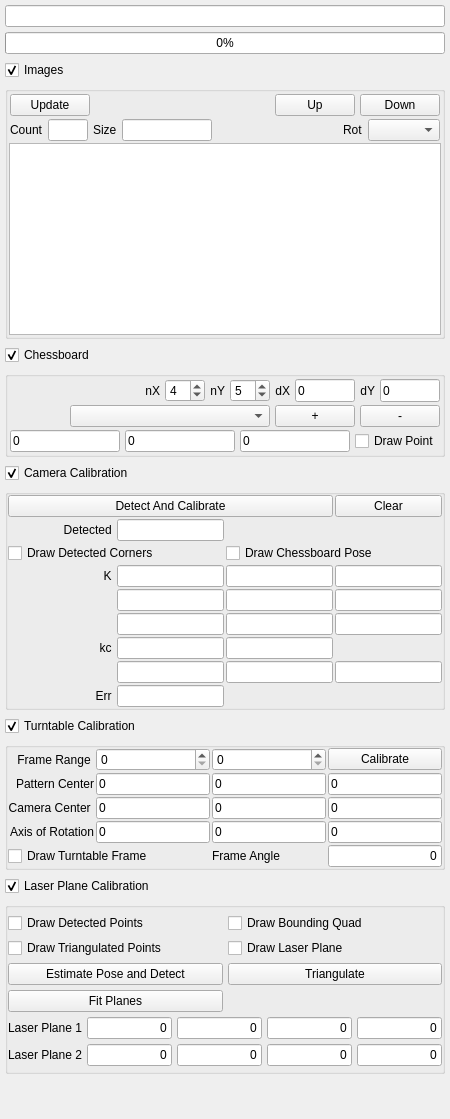
<?xml version="1.0" encoding="UTF-8"?>
<ui version="4.0">
  <class>PanelCalibrate</class>
  <widget class="QWidget" name="PanelCalibrate">
    <property name="sizePolicy">
      <sizepolicy hsizetype="Preferred" vsizetype="Expanding">
	<horstretch>0</horstretch>
	<verstretch>0</verstretch>
      </sizepolicy>
    </property>
    <property name="minimumSize">
      <size>
	<width>450</width>
	<height>100</height>
      </size>
    </property>
    <property name="maximumSize">
      <size>
	<width>450</width>
	<height>4000</height>
      </size>
    </property>

    <layout class="QVBoxLayout" name="panelCalibrationVerticalLayout">
      <property name="spacing">
	<number>5</number>
      </property>
      <property name="margin">
	<number>5</number>
      </property>
	  
      <item>
	<widget class="QLineEdit" name="statusBarLine">
	  <property name="alignment">
	    <set>Qt::AlignLeft|Qt::AlignVCenter</set>
	  </property>
	  <property name="readOnly">
	    <bool>true</bool>
	  </property>
	</widget>
      </item>
      
      <item>
	<widget class="QProgressBar" name="calibrationProgress">
	  <property name="value">
	    <number>0</number>
	  </property>
	</widget>
      </item>

      <!-- Images Group { -->

      <item>
	<widget class="QCheckBox" name="imagesGroupCheck">
	  <property name="text">
	    <string>Images</string>
	  </property>
	  <property name="minimumSize">
	    <size>
	      <width>100</width>
	      <height>22</height>
	    </size>
	  </property>
	  <property name="checked">
	    <bool>true</bool>
	  </property>
	</widget>
      </item>

      <item>
	<widget class="QGroupBox" name="imagesGroup">
	  <property name="flat">
	    <bool>true</bool>
	  </property>

	  <layout class="QVBoxLayout" name="imagesVLayout">
	    <property name="margin">
	      <number>1</number>
	    </property>
	    <property name="spacing">
	      <number>1</number>
	    </property>

	    <item>
	      <layout class="QHBoxLayout" name="imagesHLayout1">
		<property name="spacing">
		  <number>5</number>
		</property>
		<property name="margin">
		  <number>1</number>
		</property>

		<item>
		  <widget class="QPushButton" name="imagesUpdateButton">
		    <property name="text">
		      <string>Update</string>
		    </property>
		    <property name="enabled">
		      <bool>true</bool>
		    </property>
		    <property name="checkable">
		      <bool>false</bool>
		    </property>
		  </widget>
		</item>
		
		<item>
		  <widget class="QLabel" name="imagesFiller1">
		    <property name="sizePolicy">
		      <sizepolicy hsizetype="Expanding" vsizetype="Fixed">
			<horstretch>0</horstretch>
			<verstretch>0</verstretch>
		      </sizepolicy>
		    </property>
		    <property name="text">
		      <string></string>
		    </property>
		    <property name="alignment">
		      <set>Qt::AlignCenter</set>
		    </property>
		  </widget>
		</item>

		<item>
		  <widget class="QPushButton" name="imagesPreviousButton">
		    <property name="text">
		      <string>Up</string>
		    </property>
		    <property name="enabled">
		      <bool>true</bool>
		    </property>
		    <property name="checkable">
		      <bool>false</bool>
		    </property>
		  </widget>
		</item>

		<item>
		  <widget class="QPushButton" name="imagesNextButton">
		    <property name="text">
		      <string>Down</string>
		    </property>
		    <property name="enabled">
		      <bool>true</bool>
		    </property>
		    <property name="checkable">
		      <bool>false</bool>
		    </property>
		  </widget>
		</item>

	      </layout>
	    </item>

	    <item>
	      <layout class="QHBoxLayout" name="imagesHLayout2">
		<property name="spacing">
		  <number>5</number>
		</property>
		<property name="margin">
		  <number>1</number>
		</property>

		<item>
		  <widget class="QLabel" name="imageCountLabel">
		    <property name="text">
		      <string>Count</string>
		    </property>
		  </widget>
		</item>

		<item>
		  <widget class="QLineEdit" name="imageCountLine">
		    <property name="alignment">
		      <set>Qt::AlignRight|Qt::AlignTrailing|Qt::AlignVCenter</set>
		    </property>
		    <property name="readOnly">
		      <bool>true</bool>
		    </property>
		    <property name="maximumSize">
		      <size>
			<width>40</width>
			<height>22</height>
		      </size>
		    </property>
		  </widget>
		</item>

		<item>
		  <widget class="QLabel" name="imageSizeLabel">
		    <property name="text">
		      <string>Size</string>
		    </property>
		  </widget>
		</item>

		<item>
		  <widget class="QLineEdit" name="imageSizeLine">
		    <property name="alignment">
		      <set>Qt::AlignRight|Qt::AlignTrailing|Qt::AlignVCenter</set>
		    </property>
		    <property name="readOnly">
		      <bool>true</bool>
		    </property>
		    <property name="maximumSize">
		      <size>
			<width>90</width>
			<height>22</height>
		      </size>
		    </property>
		  </widget>
		</item>
		
		<item>
		  <widget class="QLabel" name="imagesFiller2">
		    <property name="sizePolicy">
		      <sizepolicy hsizetype="Expanding" vsizetype="Fixed">
			<horstretch>0</horstretch>
			<verstretch>0</verstretch>
		      </sizepolicy>
		    </property>
		    <property name="text">
		      <string></string>
		    </property>
		    <property name="alignment">
		      <set>Qt::AlignCenter</set>
		    </property>
		  </widget>
		</item>
		
		<item>
		  <widget class="QLabel" name="imageRotLabel">
		    <property name="sizePolicy">
		      <sizepolicy hsizetype="Preferred" vsizetype="Fixed">
			<horstretch>0</horstretch>
			<verstretch>0</verstretch>
		      </sizepolicy>
		    </property>
		    <property name="maximumSize">
		      <size>
			<width>75</width>
			<height>22</height>
		      </size>
		    </property>
		    <property name="text">
		      <string>Rot</string>
		    </property>
		  </widget>
		</item>

		<item>
		  <widget class="QComboBox" name="imageRotCombo">
		    <property name="sizePolicy">
		      <sizepolicy hsizetype="Preferred" vsizetype="Fixed">
			<horstretch>0</horstretch>
			<verstretch>0</verstretch>
		      </sizepolicy>
		    </property>
		  </widget>
		</item>
		
	      </layout>
	    </item>
	    
	    <item>
	      <widget class="QListView" name="imageList"/>
	    </item>
	    
	  </layout>

	</widget>
      </item>

      <!-- } Images Group -->

      <!-- Chessboard Group { -->

      <item>
	<widget class="QCheckBox" name="chessboardGroupCheck">
	  <property name="text">
	    <string>Chessboard</string>
	  </property>
	  <property name="minimumSize">
	    <size>
	      <width>100</width>
	      <height>22</height>
	    </size>
	  </property>
	  <property name="checked">
	    <bool>true</bool>
	  </property>
	</widget>
      </item>

      <item>
	<widget class="QGroupBox" name="chessboardGroup">
	  <property name="flat">
	    <bool>true</bool>
	  </property>

	  <layout class="QVBoxLayout" name="chessboardGroupVLayout">
	    <property name="margin">
	      <number>1</number>
	    </property>
	    <property name="spacing">
	      <number>1</number>
	    </property>

	    <item>
	      <layout class="QHBoxLayout" name="chessboardHLayout1">
		<property name="spacing">
		  <number>5</number>
		</property>
		<property name="margin">
		  <number>1</number>
		</property>
		
		<item>
		  <widget class="QLabel" name="chessboardFill1">
		    <property name="sizePolicy">
		      <sizepolicy hsizetype="Expanding" vsizetype="Fixed">
			<horstretch>0</horstretch>
			<verstretch>0</verstretch>
		      </sizepolicy>
		    </property>
		    <property name="text">
		      <string></string>
		    </property>
		    <property name="alignment">
		      <set>Qt::AlignCenter</set>
		    </property>
		  </widget>
		</item>

		<item>
		  <widget class="QLabel" name="chessboardColsLabel">
		    <property name="text">
		      <string>nX</string>
		    </property>
		    <property name="alignment">
		      <set>Qt::AlignRight|Qt::AlignTrailing|Qt::AlignVCenter</set>
		    </property>
		  </widget>
		</item>

		<item>
		  <widget class="QSpinBox" name="chessboardColsSpin">
		    <property name="minimumSize">
		      <size>
			<width>40</width>
			<height>22</height>
		      </size>
		    </property>
		    <property name="maximumSize">
		      <size>
			<width>40</width>
			<height>40</height>
		      </size>
		    </property>
		    <property name="value">
		      <number>4</number>
		    </property>
		  </widget>
		</item>

		<item>
		  <widget class="QLabel" name="chessboardRowsLabel">
		    <property name="text">
		      <string>nY</string>
		    </property>
		    <property name="alignment">
		      <set>Qt::AlignRight|Qt::AlignTrailing|Qt::AlignVCenter</set>
		    </property>
		  </widget>
		</item>

		<item>
		  <widget class="QSpinBox" name="chessboardRowsSpin">
		    <property name="minimumSize">
		      <size>
			<width>40</width>
			<height>22</height>
		      </size>
		    </property>
		    <property name="maximumSize">
		      <size>
			<width>40</width>
			<height>40</height>
		      </size>
		    </property>
		    <property name="value">
		      <number>5</number>
		    </property>
		  </widget>
		</item>


		<item>
		  <widget class="QLabel" name="chessboardCellWidthLabel">
		    <property name="text">
		      <string>dX</string>
		    </property>
		    <property name="alignment">
		      <set>Qt::AlignRight|Qt::AlignTrailing|Qt::AlignVCenter</set>
		    </property>
		  </widget>
		</item>

		<item>
		  <widget class="QLineEdit" name="chessboardCellWidthValue">
		    <property name="minimumSize">
		      <size>
			<width>60</width>
			<height>0</height>
		      </size>
		    </property>
		    <property name="maximumSize">
		      <size>
			<width>60</width>
			<height>40</height>
		      </size>
		    </property>
		    <property name="enabled">
		      <bool>true</bool>
		    </property>
		    <property name="text">
		      <string>0</string>
		    </property>
		  </widget>
		</item>

		<item>
		  <widget class="QLabel" name="chessboardCellHeightLabel">
		    <property name="text">
		      <string>dY</string>
		    </property>
		    <property name="alignment">
		      <set>Qt::AlignRight|Qt::AlignTrailing|Qt::AlignVCenter</set>
		    </property>
		  </widget>
		</item>

		<item>
		  <widget class="QLineEdit" name="chessboardCellHeightValue">
		    <property name="minimumSize">
		      <size>
			<width>60</width>
			<height>0</height>
		      </size>
		    </property>
		    <property name="maximumSize">
		      <size>
			<width>60</width>
			<height>40</height>
		      </size>
		    </property>
		    <property name="enabled">
		      <bool>true</bool>
		    </property>
		    <property name="text">
		      <string>0</string>
		    </property>
		  </widget>
		</item>

	      </layout>
	    </item>

	    <item>
	      <layout class="QHBoxLayout" name="chessboardHLayout2">
		<property name="spacing">
		  <number>5</number>
		</property>
		<property name="margin">
		  <number>1</number>
		</property>
		
		<item>
		  <widget class="QLabel" name="chessboardFill2">
		    <property name="sizePolicy">
		      <sizepolicy hsizetype="Expanding" vsizetype="Fixed">
			<horstretch>0</horstretch>
			<verstretch>0</verstretch>
		      </sizepolicy>
		    </property>
		    <property name="text">
		      <string></string>
		    </property>
		    <property name="alignment">
		      <set>Qt::AlignCenter</set>
		    </property>
		  </widget>
		</item>

		<item>
		  <widget class="QComboBox" name="chessboardsCombo">
		    <property name="minimumSize">
		      <size>
			<width>200</width>
			<height>0</height>
		      </size>
		    </property>
		    <property name="maximumSize">
		      <size>
			<width>200</width>
			<height>25</height>
		      </size>
		    </property>
		  </widget>
		</item>

		<item>
		  <widget class="QPushButton" name="chessboardListAddButton">
		    <property name="text">
		      <string>+</string>
		    </property>
		  </widget>
		</item>

		<item>
		  <widget class="QPushButton" name="chessboardListDeleteButton">
		    <property name="text">
		      <string>-</string>
		    </property>
		  </widget>
		</item>

	      </layout>
	    </item>

	    <item>
	      <layout class="QHBoxLayout" name="chessboardHLayout3">
		<property name="spacing">
		  <number>5</number>
		</property>
		<property name="margin">
		  <number>1</number>
		</property>

		<item>
		  <widget class="QLineEdit" name="chessboardDrawPointLine0">
		    <property name="text">
		      <string>0</string>
		    </property>
		  </widget>
		</item>

		<item>
		  <widget class="QLineEdit" name="chessboardDrawPointLine1">
		    <property name="text">
		      <string>0</string>
		    </property>
		  </widget>
		</item>

		<item>
		  <widget class="QLineEdit" name="chessboardDrawPointLine2">
		    <property name="text">
		      <string>0</string>
		    </property>
		  </widget>
		</item>

		<item>
		  <widget class="QCheckBox" name="chessboardDrawPointCheck">
		    <property name="text">
		      <string>Draw Point</string>
		    </property>
		  </widget>
		</item>
		
	      </layout>
	    </item>

	  </layout>
	</widget>
      </item>

      <!-- } Chessboard Group -->

      <!-- Calib Group { -->

      <item>
	<widget class="QCheckBox" name="cameraGroupCheck">
	  <property name="text">
	    <string>Camera Calibration</string>
	  </property>
	  <property name="minimumSize">
	    <size>
	      <width>100</width>
	      <height>22</height>
	    </size>
	  </property>
	  <property name="checked">
	    <bool>true</bool>
	  </property>
	</widget>
      </item>

      <item>
	<widget class="QGroupBox" name="cameraGroup">
	  <property name="flat">
	    <bool>true</bool>
	  </property>

	  <layout class="QGridLayout" name="cameraCalibrateLayout">
	    <property name="spacing">
	      <number>2</number>
	    </property>
	    <property name="margin">
	      <number>0</number>
	    </property>

	    <item row="0" column="0" colspan="3">
	      <widget class="QPushButton" name="chessboardDetectAndCalibrateButton">
		<property name="text">
		  <string>Detect And Calibrate</string>
		</property>
		<property name="checkable">
		  <bool>true</bool>
		</property>
	      </widget>
	    </item>
	    
	    <item row="0" column="3">
	      <widget class="QPushButton" name="clearCalibrationButton">
		<property name="text">
		  <string>Clear</string>
		</property>
		<property name="checkable">
		  <bool>false</bool>
		</property>
	      </widget>
	    </item>

	    <item row="1" column="0">
	      <widget class="QLabel" name="chesboardDetectedLabel">
		<property name="text">
		  <string>Detected </string>
		</property>
		<property name="alignment">
		  <set>Qt::AlignRight|Qt::AlignVCenter</set>
		</property>
	      </widget>
	    </item>
	    <item row="1" column="1">
	      <widget class="QLineEdit" name="chesboardDetectedLine">
		<property name="alignment">
		  <set>Qt::AlignRight|Qt::AlignTrailing|Qt::AlignVCenter</set>
		</property>
		<property name="readOnly">
		  <bool>true</bool>
		</property>
	      </widget>
	    </item>

	    <item row="2" column="0" colspan="2">
	      <widget class="QCheckBox" name="drawCornersCheck">
		<property name="text">
		  <string>Draw Detected Corners</string>
		</property>
	      </widget>
	    </item>

	    <item row="2" column="2" colspan="2">
	      <widget class="QCheckBox" name="drawChessboardPosesCheck">
		<property name="text">
		  <string>Draw Chessboard Pose</string>
		</property>
	      </widget>
	    </item>
	    
	    <item row="4" column="0">
	      <widget class="QLabel" name="KLabel">
		<property name="text">
		  <string>K </string>
		</property>
		<property name="alignment">
		  <set>Qt::AlignRight|Qt::AlignVCenter</set>
		</property>
		<property name="sizePolicy">
		  <sizepolicy hsizetype="Expanding" vsizetype="Fixed">
		    <horstretch>1</horstretch>
		    <verstretch>0</verstretch>
		  </sizepolicy>
		</property>
	      </widget>
	    </item>

	    <item row="4" column="1">
	      <widget class="QLineEdit" name="K00Line">
		<property name="readOnly">
		  <bool>true</bool>
		</property>
		<property name="sizePolicy">
		  <sizepolicy hsizetype="Expanding" vsizetype="Fixed">
		    <horstretch>1</horstretch>
		    <verstretch>0</verstretch>
		  </sizepolicy>
		</property>
	      </widget>
	    </item>

	    <item row="4" column="2">
	      <widget class="QLineEdit" name="K01Line">
		<property name="readOnly">
		  <bool>true</bool>
		</property>
		<property name="sizePolicy">
		  <sizepolicy hsizetype="Expanding" vsizetype="Fixed">
		    <horstretch>1</horstretch>
		    <verstretch>0</verstretch>
		  </sizepolicy>
		</property>
	      </widget>
	    </item>

	    <item row="4" column="3">
	      <widget class="QLineEdit" name="K02Line">
		<property name="readOnly">
		  <bool>true</bool>
		</property>
		<property name="sizePolicy">
		  <sizepolicy hsizetype="Expanding" vsizetype="Fixed">
		    <horstretch>1</horstretch>
		    <verstretch>0</verstretch>
		  </sizepolicy>
		</property>
	      </widget>
	    </item>

	    <item row="5" column="1">
	      <widget class="QLineEdit" name="K10Line">
		<property name="readOnly">
		  <bool>true</bool>
		</property>
	      </widget>
	    </item>

	    <item row="5" column="2">
	      <widget class="QLineEdit" name="K11Line">
		<property name="readOnly">
		  <bool>true</bool>
		</property>
	      </widget>
	    </item>

	    <item row="5" column="3">
	      <widget class="QLineEdit" name="K12Line">
		<property name="readOnly">
		  <bool>true</bool>
		</property>
	      </widget>
	    </item>

	    <item row="6" column="1">
	      <widget class="QLineEdit" name="K20Line">
		<property name="readOnly">
		  <bool>true</bool>
		</property>
	      </widget>
	    </item>

	    <item row="6" column="2">
	      <widget class="QLineEdit" name="K21Line">
		<property name="readOnly">
		  <bool>true</bool>
		</property>
	      </widget>
	    </item>

	    <item row="6" column="3">
	      <widget class="QLineEdit" name="K22Line">
		<property name="readOnly">
		  <bool>true</bool>
		</property>
	      </widget>
	    </item>

	    <item row="7" column="0">
	      <widget class="QLabel" name="kcLabel">
		<property name="text">
		  <string>kc </string>
		</property>
		<property name="alignment">
		  <set>Qt::AlignRight|Qt::AlignVCenter</set>
		</property>
	      </widget>
	    </item>

	    <item row="7" column="1">
	      <widget class="QLineEdit" name="kc0Line">
		<property name="readOnly">
		  <bool>true</bool>
		</property>
	      </widget>
	    </item>

	    <item row="7" column="2">
	      <widget class="QLineEdit" name="kc1Line">
		<property name="readOnly">
		  <bool>true</bool>
		</property>
	      </widget>
	    </item>

	    <item row="8" column="1">
	      <widget class="QLineEdit" name="kc2Line">
		<property name="readOnly">
		  <bool>true</bool>
		</property>
	      </widget>
	    </item>

	    <item row="8" column="2">
	      <widget class="QLineEdit" name="kc3Line">
		<property name="readOnly">
		  <bool>true</bool>
		</property>
	      </widget>
	    </item>

	    <item row="8" column="3">
	      <widget class="QLineEdit" name="kc4Line">
		<property name="readOnly">
		  <bool>true</bool>
		</property>
	      </widget>
	    </item>

	    <item row="9" column="0">
	      <widget class="QLabel" name="calibErrorLabel">
		<property name="text">
		  <string>Err </string>
		</property>
		<property name="alignment">
		  <set>Qt::AlignRight|Qt::AlignVCenter</set>
		</property>
	      </widget>
	    </item>

	    <item row="9" column="1">
	      <widget class="QLineEdit" name="calibErrorLine">
		<property name="alignment">
		  <set>Qt::AlignRight|Qt::AlignTrailing|Qt::AlignVCenter</set>
		</property>
		<property name="readOnly">
		  <bool>true</bool>
		</property>
	      </widget>
	    </item>
	    
	  </layout>
	</widget>
      </item>

      <!-- } Calib Group -->

      <!-- Turntable Group { -->

      <item>
	<widget class="QCheckBox" name="turntableGroupCheck">
	  <property name="text">
	    <string>Turntable Calibration</string>
	  </property>
	  <property name="minimumSize">
	    <size>
	      <width>100</width>
	      <height>22</height>
	    </size>
	  </property>
	  <property name="checked">
	    <bool>true</bool>
	  </property>
	</widget>
      </item>

      <item>
	<widget class="QGroupBox" name="turntableGroup">
	  <property name="flat">
	    <bool>true</bool>
	  </property>

	  <layout class="QGridLayout" name="turntableGroupGridLayout">
	    <property name="spacing">
	      <number>2</number>
	    </property>
	    <property name="margin">
	      <number>0</number>
	    </property>

	    <item row="0" column="0">
	      <widget class="QLabel" name="turntableFrameRangeLabel">
		<property name="text">
		  <string>Frame Range </string>
		</property>
		<property name="alignment">
		  <set>Qt::AlignRight|Qt::AlignVCenter</set>
		</property>
	      </widget>
	    </item>

	    <item row="0" column="1">
	      <widget class="QSpinBox" name="indxMinSpin">
		<property name="value">
		  <number>0</number>
		</property>
	      </widget>
	    </item>

	    <item row="0" column="2">
	      <widget class="QSpinBox" name="indxMaxSpin">
		<property name="value">
		  <number>0</number>
		</property>
	      </widget>
	    </item>
	    
	    <item row="0" column="3">
	      <widget class="QPushButton" name="turntableCalibrateButton">
		<property name="text">
		  <string>Calibrate</string>
		</property>
	      </widget>
	    </item>

	    <item row="2" column="0">
	      <widget class="QLabel" name="turntablePatternCenterLabel">
		<property name="text">
		  <string>Pattern Center</string>
		</property>
		<property name="alignment">
		  <set>Qt::AlignRight|Qt::AlignVCenter</set>
		</property>
	      </widget>
	    </item>
	    
	    <item row="2" column="1">
	      <widget class="QLineEdit" name="turntablePatternCenter0">
		<property name="readOnly">
		  <bool>true</bool>
		</property>
		<property name="text">
		  <string>0</string>
		</property>
	      </widget>
	    </item>
	    
	    <item row="2" column="2">
	      <widget class="QLineEdit" name="turntablePatternCenter1">
		<property name="readOnly">
		  <bool>true</bool>
		</property>
		<property name="text">
		  <string>0</string>
		</property>
	      </widget>
	    </item>
	    
	    <item row="2" column="3">
	      <widget class="QLineEdit" name="turntablePatternCenter2">
		<property name="readOnly">
		  <bool>true</bool>
		</property>
		<property name="text">
		  <string>0</string>
		</property>
	      </widget>
	    </item>

	    <item row="3" column="0">
	      <widget class="QLabel" name="turntableCenterLabel">
		<property name="text">
		  <string>Camera Center </string>
		</property>
		<property name="alignment">
		  <set>Qt::AlignRight|Qt::AlignVCenter</set>
		</property>
	      </widget>
	    </item>
	    
	    <item row="3" column="1">
	      <widget class="QLineEdit" name="turntableCenter0">
		<property name="readOnly">
		  <bool>true</bool>
		</property>
		<property name="text">
		  <string>0</string>
		</property>
	      </widget>
	    </item>
	    
	    <item row="3" column="2">
	      <widget class="QLineEdit" name="turntableCenter1">
		<property name="readOnly">
		  <bool>true</bool>
		</property>
		<property name="text">
		  <string>0</string>
		</property>
	      </widget>
	    </item>
	    
	    <item row="3" column="3">
	      <widget class="QLineEdit" name="turntableCenter2">
		<property name="readOnly">
		  <bool>true</bool>
		</property>
		<property name="text">
		  <string>0</string>
		</property>
	      </widget>
	    </item>

	    <item row="4" column="0">
	      <widget class="QLabel" name="turntableAxisLabel">
		<property name="text">
		  <string>Axis of Rotation</string>
		</property>
		<property name="alignment">
		  <set>Qt::AlignRight|Qt::AlignVCenter</set>
		</property>
	      </widget>
	    </item>
	    
	    <item row="4" column="1">
	      <widget class="QLineEdit" name="turntableAxis0">
		<property name="readOnly">
		  <bool>true</bool>
		</property>
		<property name="text">
		  <string>0</string>
		</property>
	      </widget>
	    </item>
	    
	    <item row="4" column="2">
	      <widget class="QLineEdit" name="turntableAxis1">
		<property name="readOnly">
		  <bool>true</bool>
		</property>
		<property name="text">
		  <string>0</string>
		</property>
	      </widget>
	    </item>
	    
	    <item row="4" column="3">
	      <widget class="QLineEdit" name="turntableAxis2">
		<property name="readOnly">
		  <bool>true</bool>
		</property>
		<property name="text">
		  <string>0</string>
		</property>
	      </widget>
	    </item>

	    <item row="5" column="0" colspan="2"> 
	      <widget class="QCheckBox" name="drawTurntableFrameCheck">
		<property name="text">
		  <string>Draw Turntable Frame</string>
		</property>
		<property name="checked">
		  <bool>false</bool>
		</property>
	      </widget>
	    </item>


	    <item row="5" column="2">
		<widget class="QLabel" name="anglePerFrameLabel">
		<property name="text">
		  <string>Frame Angle</string>
		</property>
	      </widget>
	    </item>

	    <item row="5" column="3">
	      <widget class="QLineEdit" name="anglePerFrameLine">
		<property name="alignment">
		  <set>Qt::AlignRight|Qt::AlignTrailing|Qt::AlignVCenter</set>
		</property>
		<property name="text">
		  <string>0</string>
		</property>
	      </widget>
	    </item>
	    
	  </layout> <!-- "turntableGroupVerticalLayout" -->
	</widget> <!-- "turntableGroup" -->
      </item>
      
      <!-- } Turntable Group -->

      <!-- Lasers Group { -->

      <item>
	<widget class="QCheckBox" name="lasersGroupCheck">
	  <property name="text">
	    <string>Laser Plane Calibration</string>
	  </property>
	  <property name="minimumSize">
	    <size>
	      <width>100</width>
	      <height>22</height>
	    </size>
	  </property>
	  <property name="checked">
	    <bool>true</bool>
	  </property>
	</widget>
      </item>

      <item>
	<widget class="QGroupBox" name="lasersGroup">
	  <property name="flat">
	    <bool>true</bool>
	  </property>
	  
	  <layout class="QGridLayout" name="gridLayoutLaser">
	    <property name="leftMargin">
	      <number>0</number>
	    </property>
	    <property name="topMargin">
	      <number>5</number>
	    </property>
	    <property name="rightMargin">
	      <number>0</number>
	    </property>
	    <property name="bottomMargin">
	      <number>5</number>
	    </property>
	    <property name="spacing">
	      <number>5</number>
	    </property>
	    
	    <item row="0" column="0" colspan="2">
	      <widget class="QCheckBox" name="drawLaserDetectedPointsCheck">
		<property name="text">
		  <string>Draw Detected Points</string>
		</property>
		<property name="sizePolicy">
		  <sizepolicy hsizetype="Expanding" vsizetype="Minimum">
		    <horstretch>1</horstretch>
		    <verstretch>0</verstretch>
		  </sizepolicy>
		</property>
	      </widget>
	    </item>
	    
	    <item row="0" column="2" colspan="2">
	      <widget class="QCheckBox" name="drawLaserBoundingQuadCheck">
		<property name="text">
		  <string>Draw Bounding Quad</string>
		</property>
		<property name="sizePolicy">
		  <sizepolicy hsizetype="Expanding" vsizetype="Minimum">
		    <horstretch>1</horstretch>
		    <verstretch>0</verstretch>
		  </sizepolicy>
		</property>
	      </widget>
	    </item>

	    <item row="1" column="0" colspan="2">
	      <widget class="QCheckBox" name="drawLaserTriangulatedPointsCheck">
		<property name="text">
		  <string>Draw Triangulated Points</string>
		</property>
	      </widget>
	    </item>

	    <item row="1" column="2" colspan="2">
	      <widget class="QCheckBox" name="drawLaserPlaneCheck">
		<property name="text">
		  <string>Draw Laser Plane</string>
		</property>
	      </widget>
	    </item>

	    <item row="3" column="0" colspan="2">
	      <widget class="QPushButton" name="laserEstimatePoseDetectButton">
		<property name="text">
		  <string>Estimate Pose and Detect</string>
		</property>
		<property name="checkable">
		  <bool>true</bool>
		</property>
	      </widget>
	    </item>

	    <item row="3" column="2" colspan="2">
	      <widget class="QPushButton" name="laserTriangulateButton">
		<property name="text">
		  <string>Triangulate</string>
		</property>
		<property name="checkable">
		  <bool>true</bool>
		</property>
	      </widget>
	    </item>

	    <item row="4" column="0" colspan="2">
	      <widget class="QPushButton" name="laserFitPlanesButton">
		<property name="text">
		  <string>Fit Planes</string>
		</property>
	      </widget>
	    </item>

	    <item row="5" column="0" colspan="4">
	      <layout class="QGridLayout" name="gridLayoutLaserPlanes">
		<property name="margin">
		  <number>0</number>
		</property>
		<property name="spacing">
		  <number>5</number>
		</property>

		<!-- widget class="QLineEdit" name="lasersPlane1Line" -->
		
		<item row="0" column="0">
		  <widget class="QLabel" name="laserPlane1Label">
		    <property name="text">
		      <string>Laser Plane 1</string>
		    </property>
		    <property name="alignment">
		      <set>Qt::AlignRight|Qt::AlignVCenter</set>
		    </property>
		  </widget>
		</item>

		<item row="0" column="1">
		  <widget class="QLineEdit" name="laserPlane10">
		    <property name="alignment">
		      <set>Qt::AlignRight|Qt::AlignTrailing|Qt::AlignVCenter</set>
		    </property>
		    <property name="readOnly">
		      <bool>true</bool>
		    </property>
		    <property name="text">
		      <string>0</string>
		    </property>
		  </widget>
		</item>

		<item row="0" column="2">
		  <widget class="QLineEdit" name="laserPlane11">
		    <property name="alignment">
		      <set>Qt::AlignRight|Qt::AlignTrailing|Qt::AlignVCenter</set>
		    </property>
		    <property name="readOnly">
		      <bool>true</bool>
		    </property>
		    <property name="text">
		      <string>0</string>
		    </property>
		  </widget>
		</item>

		<item row="0" column="3">
		  <widget class="QLineEdit" name="laserPlane12">
		    <property name="alignment">
		      <set>Qt::AlignRight|Qt::AlignTrailing|Qt::AlignVCenter</set>
		    </property>
		    <property name="readOnly">
		      <bool>true</bool>
		    </property>
		    <property name="text">
		      <string>0</string>
		    </property>
		  </widget>
		</item>

		<item row="0" column="4">
		  <widget class="QLineEdit" name="laserPlane13">
		    <property name="alignment">
		      <set>Qt::AlignRight|Qt::AlignTrailing|Qt::AlignVCenter</set>
		    </property>
		    <property name="readOnly">
		      <bool>true</bool>
		    </property>
		    <property name="text">
		      <string>0</string>
		    </property>
		  </widget>
		</item>

		<item row="1" column="0">
		  <widget class="QLabel" name="laserPlane2Label">
		    <property name="text">
		      <string>Laser Plane 2</string>
		    </property>
		    <property name="alignment">
		      <set>Qt::AlignRight|Qt::AlignVCenter</set>
		    </property>
		  </widget>
		</item>
    
		<!-- widget class="QLabel" name="laserPlane2Label" -->

		<item row="1" column="1">
		  <widget class="QLineEdit" name="laserPlane20">
		    <property name="alignment">
		      <set>Qt::AlignRight|Qt::AlignTrailing|Qt::AlignVCenter</set>
		    </property>
		    <property name="readOnly">
		      <bool>true</bool>
		    </property>
		    <property name="text">
		      <string>0</string>
		    </property>
		  </widget>
		</item>

		<item row="1" column="2">
		  <widget class="QLineEdit" name="laserPlane21">
		    <property name="alignment">
		      <set>Qt::AlignRight|Qt::AlignTrailing|Qt::AlignVCenter</set>
		    </property>
		    <property name="readOnly">
		      <bool>true</bool>
		    </property>
		    <property name="text">
		      <string>0</string>
		    </property>
		  </widget>
		</item>

		<item row="1" column="3">
		  <widget class="QLineEdit" name="laserPlane22">
		    <property name="alignment">
		      <set>Qt::AlignRight|Qt::AlignTrailing|Qt::AlignVCenter</set>
		    </property>
		    <property name="readOnly">
		      <bool>true</bool>
		    </property>
		    <property name="text">
		      <string>0</string>
		    </property>
		  </widget>
		</item>

		<item row="1" column="4">
		  <widget class="QLineEdit" name="laserPlane23">
		    <property name="alignment">
		      <set>Qt::AlignRight|Qt::AlignTrailing|Qt::AlignVCenter</set>
		    </property>
		    <property name="readOnly">
		      <bool>true</bool>
		    </property>
		    <property name="text">
		      <string>0</string>
		    </property>
		  </widget>
		</item>
		

	      </layout>
	    </item>
	    
	  </layout>
	  
	</widget> <!-- "lasersGroup" -->
      </item>
	    
      <!-- } Lasers Group -->

      <item>
	<spacer name="verticalSpacerPanelCalibrate">
	  <property name="orientation">
	    <enum>Qt::Vertical</enum>
	  </property>
	  <property name="sizeHint" stdset="0">
	    <size>
	      <width>20</width>
	      <height>40</height>
	    </size>
	  </property>
	</spacer>
      </item>

    </layout> <!-- "panelCalibrationVerticalLayout" -->
  </widget>
  <resources/>
  <connections/>
</ui>
